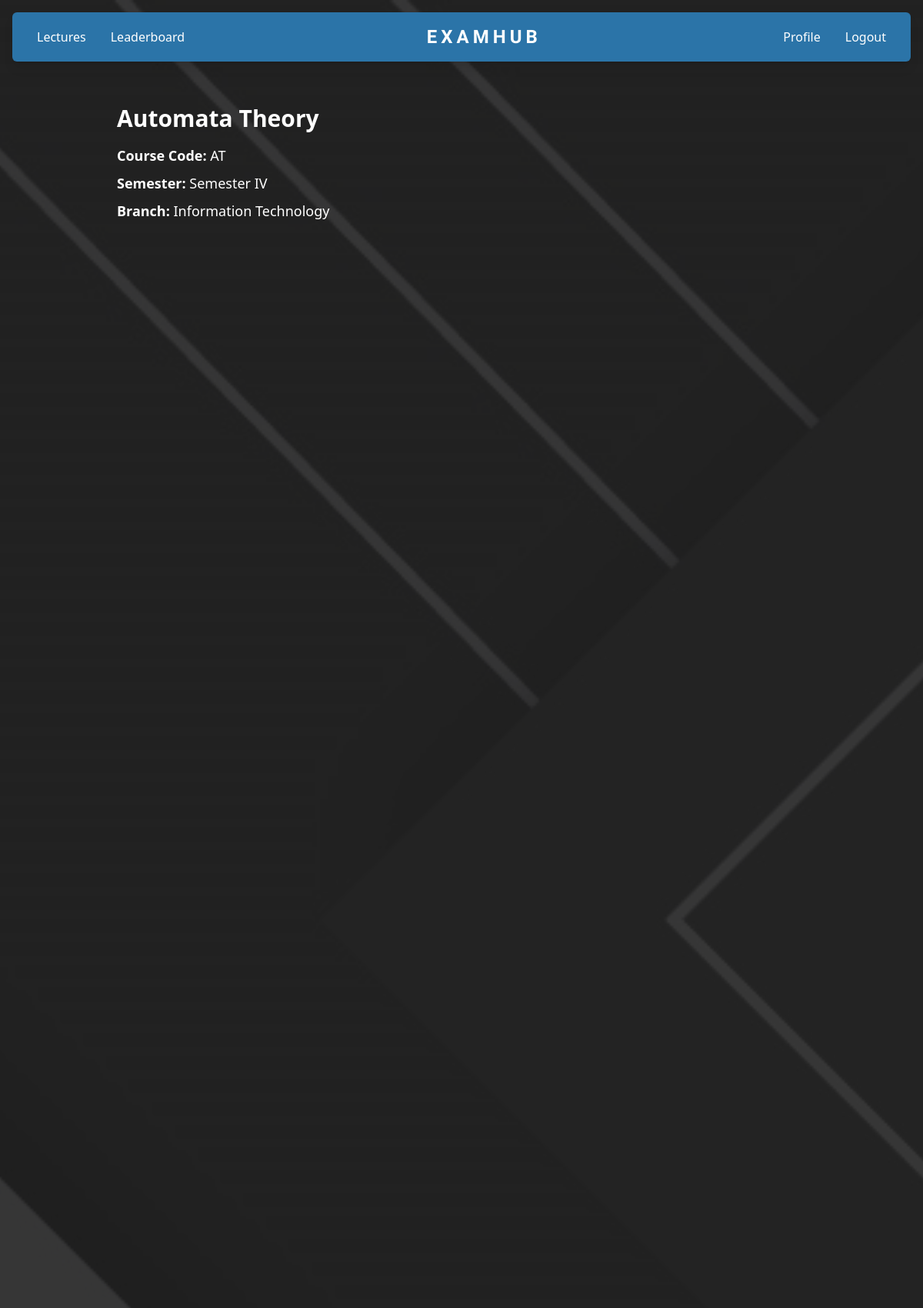
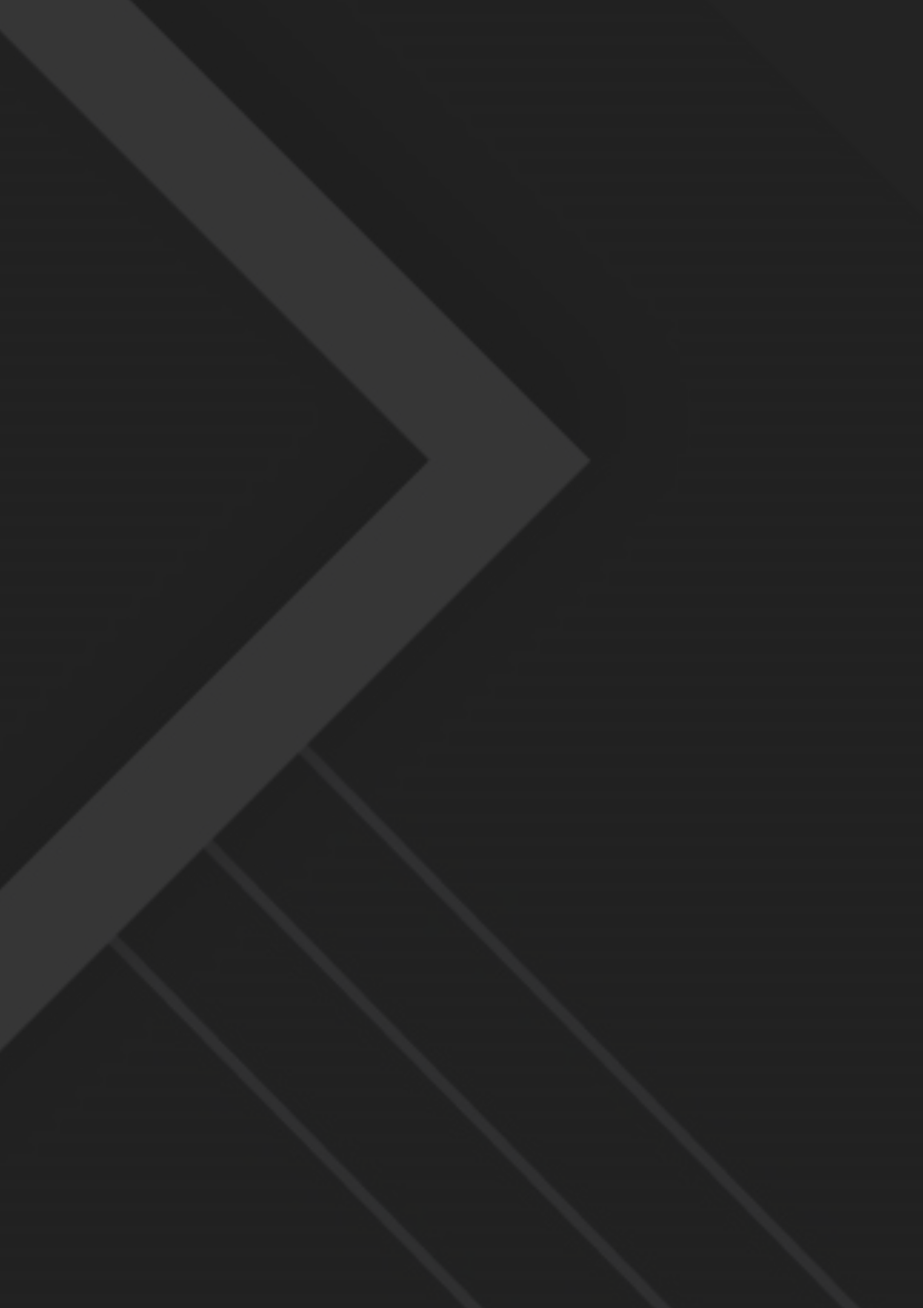
The page /tests/start-test/a65735ddcfea4930804bb7e097cb0d0e (signed in, upper part) on the database its author committed (2 pictures, top to bottom).
### tables this page shows
CREATE TABLE tests (
    test_id TEXT,
    test_name TEXT,
    test_description TEXT,
    course_name TEXT,
    course_code TEXT,
    course_semester TEXT,
    course_branch TEXT,
    questions TEXT,  -- Storing questions as JSON string
    created_at TEXT
);

### app.py (the view, shortened to what this page needs)
@app.route('/tests/start-test/<test_id>', methods=["GET", "POST"])
def start_test(test_id):
    cursor.execute("SELECT * FROM tests WHERE test_id = ?", (test_id,))
    test = cursor.fetchone()
    if not test:
        flash("Test not found!", "error")
        return redirect(url_for("lectures"))
    questions = json.loads(test[7])
    return render_template('/tests/start-test.html', test=test, questions=questions)

### templates/tests/start-test.html (shortened to what this page needs)
{% extends 'layouts/main_layout.html' %}  {% block content %}
<div class="intersecting_invisible container text-white">
    <div
        class="intersecting_invisible w-full flex justify-center items-center py-10 flex-col gap-8"
    >
        <div class="intersecting_invisible w-full max-w-4xl">
            <div class="intersecting_invisible mb-6 rounded-lg">
                <h2 class="intersecting_invisible text-3xl font-bold mb-4">
                    {{ test[3] }}
                </h2>
                <p class="intersecting_invisible text-lg mb-2">
                    <strong>Course Code:</strong> {{ test[4] }}
                </p>
                <p class="intersecting_invisible text-lg mb-2">
                    <strong>Semester:</strong> {{ test[5] }}
                </p>
                <p class="intersecting_invisible text-lg mb-2">
                    <strong>Branch:</strong> {{ test[6] }}
                </p>
            </div>
        </div>
    </div>
</div>
{% endblock %}

### static/styles.css (style rules this page uses)
:root { --primary: #2b74a8; --secondary: #222222; --tertiary: #383838; }
body { background-color: #222222; }
.intersecting_invisible { z-index: 2; opacity: 0; scale: 0.96; transition: 0.35s all ease; }
.intersecting_visible { z-index: 2; scale: 1; opacity: 1; }

### rows shown on the page
tests: course_name "Automata Theory", course_code "AT", course_semester "Semester IV", course_branch "Information Technology"
